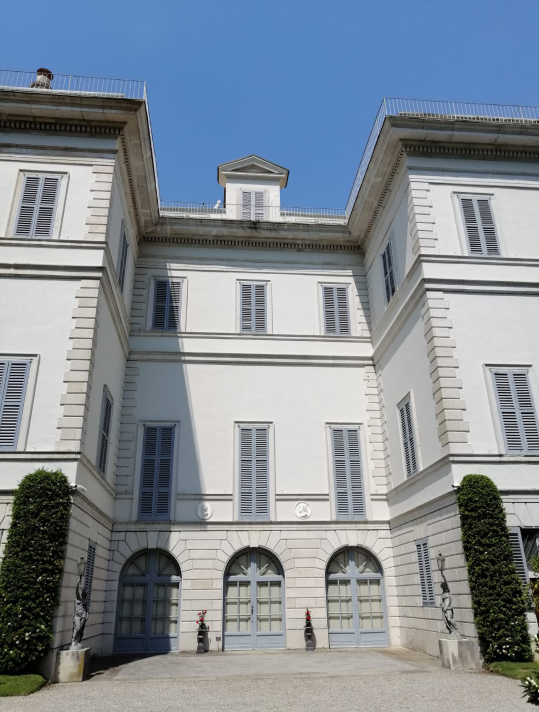
#> input picture Notebooks/data/villa.png, 1078 x 1424 px (shown at 1/2 size)
$ jupyter execute Task3.ipynb
#> lines starting #> are read from the running program, lines starting #| are printed output that depends on the picture; after the words box and inside, x2 and y2 are one past the last pixel; in counts of white or black regions, pixels touching at a corner belong together
# Task 3

## Line fitting and clustering

Use robust fitting to:
- Identify in the picture the dominant lines in the scene
- Cluster together the line in the picture that are parallel in the scene

### TASK OVERVIEW

To carry out this task, I will set up a RanSaC algorithm to find the vanishing points of clusters of parallel lines. <br>
More specifically, I will follow these steps:
- Slight blurring of the image
- Application of Canny Filter to produce a map of the edges of the image
- Application of Hough Transform to extract relevant lines from the edge map (the lines returned are in polar coordinates)
- Conversion of the lines from polar coordinates to standard form, in order to have a duality correspondence between points in homogeneous coordinates and lines.
- Application of Sequential RanSaC algorithm in the dual space (the points are lines in the original space, and fitting a line between two points means intersecting two lines in the original space) to robustly obtain vanishing points and dominant lines in a sequential fashion.
- Separation of the dominant lines into clusters based on their vanishing point.

[cell 1]
import cv2
from matplotlib import pyplot as plt
import numpy as np
import math
from scipy.stats import linregress

[cell 2]
image = cv2.imread('data/villa.png')
#> image is the input picture: shape (1424, 1078, 3); mean B, G, R 148.8, 139.6, 130.4

### SELECTION OF PARAMETERS FOR CANNY FILTER

Here I try to find the best balance of parameters to obtain a satisfactory edge map, so that it preserves relevant edges while removing noisy features, like for instance leaves of the two trees in the front of the picture.
For instance, I explore 4 parameter choices:
- The Gaussian Filter dimension (in the function *GaussianBlur*)
- The Gaussian Filter standard deviation (in the function *GaussianBlur*)
- The thresholds for the hysteresis procedure in the *cv2.Canny* function

[cell 3]
def plot_grid(image, param_list):
    fig, axes = plt.subplots(3, 3, figsize=(15, 15))
    for i, params in enumerate(param_list):
        gray = cv2.cvtColor(image, cv2.COLOR_BGR2GRAY)
        img = cv2.GaussianBlur(gray, (params[0], params[0]), params[1])
        edges = cv2.Canny(img, params[2], params[3], apertureSize=3)
        ax = axes[i // 3, i % 3]
        ax.imshow(edges, cmap='gray')
        ax.axis('off')
#> this loop made 9 passes
#> pass 1, in plot_grid, `gray = cv2.cvtColor(image, cv2.COLOR_BGR2GRAY)`:
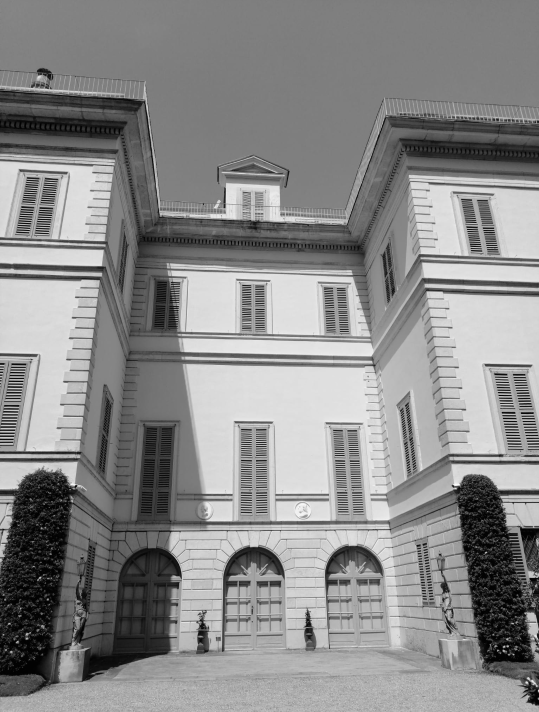
#> gray: shape (1424, 1078) (shown at 1/2 size); min 0, max 255, mean 137.9
#> pass 1, in plot_grid, `edges = cv2.Canny(img, params[2], params[3], apertureSize=3)`:
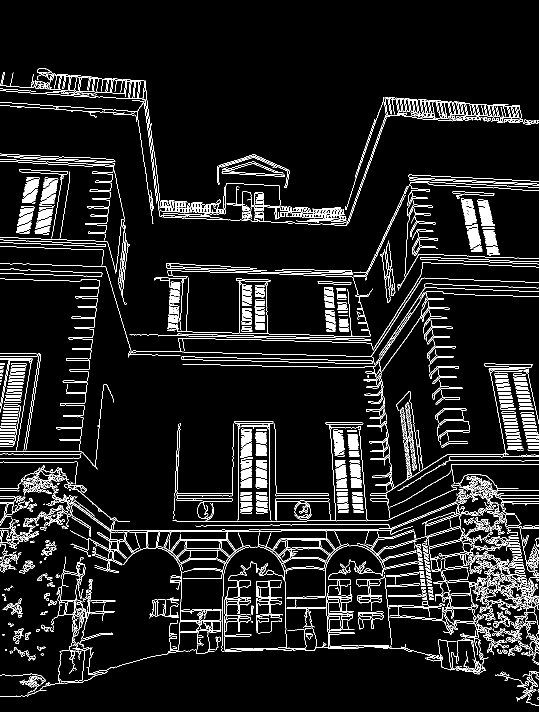
#> edges: shape (1424, 1078) (shown at 1/2 size); 7.2% white in thin lines or dots, all inside (x1, y1, x2, y2) = (0, 136, 1078, 1412)
    plt.show()
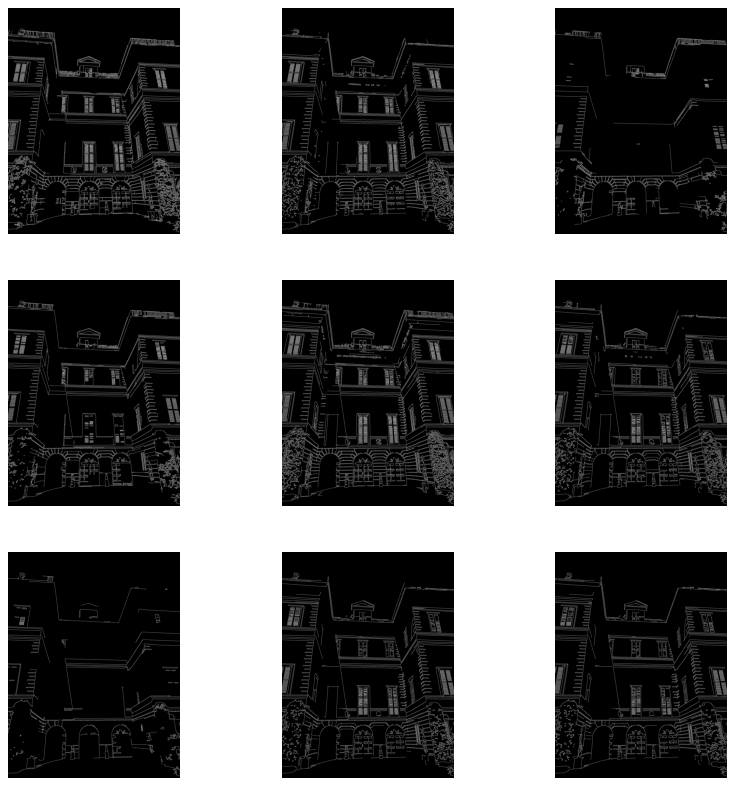
#> figure drawn by matplotlib, 9 panels

[cell 4]
param_list = [[3, 0, 10, 300],
              [3, 1.5, 100, 200],
              [3, 1.5, 10, 500],
              [5, 0, 10, 300],
              [5, 0, 50, 150],
              [5, 1.5, 50, 150],
              [7, 0, 10, 300],
              [7, 0, 50, 150],
              [7, 1.5, 50, 150]]

plot_grid(image, param_list)

After this analysis, the best choice for the task seems to be a Gaussian Filter of size 7x7 because it allows for an optimal blur level, since the relevant edges of the house are maintained, but some of the noisy edges given by the plants' leaves are toned down.
However, the choice of parameters of the 7th picture is surely not optimal, since it removes a good portion of the important edges of the image, therefore we will choose the parameters corresponding to the 9th picture.

### SELECTION OF PARAMETERS FOR HOUGH TRANSFORM AND LINE SELECTION

The set of parameters which I will try to optimize in this seciton are the ones of the Hough Transform. The parameters influence the number of lines that will be selected and the accuracy with which are selected, at the expense of memory use and computational time. As always I will try to strike a good balance between a high number of well-detected lines, and a small overhead.

[cell 5]
def extract_lines(image, kernel, sigma, rho, theta, threshold):
#> called with kernel = 7, sigma = 1.5, rho = 0.5, theta = 0.00314, threshold = 120
    gray = cv2.cvtColor(image, cv2.COLOR_BGR2GRAY)
    img = cv2.GaussianBlur(gray, (kernel, kernel), sigma)
    edges = cv2.Canny(img, 50, 150, apertureSize=3)
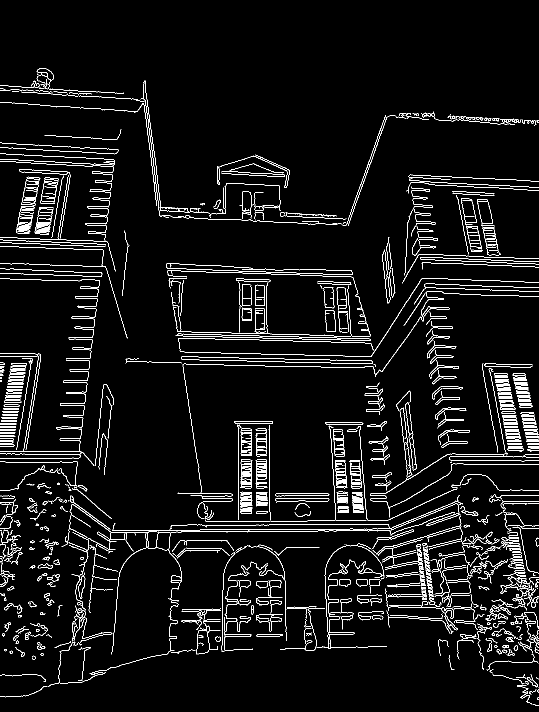
#> edges: shape (1424, 1078) (shown at 1/2 size); 4.9% white in thin lines or dots, all inside (x1, y1, x2, y2) = (0, 136, 1078, 1411)
    lines = cv2.HoughLines(edges, rho=rho, theta=theta, threshold=threshold)
#> lines = 313 rows, first 8: [987, 1.57], [1065.5, 1.56], [1062, 1.56], [908, 1.57], [1002, 1.57], [523, 1.61], [991, 1.57], [1060.5, 1.57]

    return lines[:, 0]

def plot_grid(list_of_lines):
    fig, axes = plt.subplots(3, 3, figsize=(12, 12))
    for i, lines in enumerate(list_of_lines):
        ax = axes[i // 3, i % 3]
        ax.imshow(image[:, :, ::-1])
        ax.axis('off')
        if lines is not None:
            for rho, theta in lines:
                a = np.cos(theta)
                b = np.sin(theta)
                x0 = a * rho
                y0 = b * rho
                x1 = int(x0 + 1500 * (-b))
                y1 = int(y0 + 1500 * (a))
                x2 = int(x0 - 1500 * (-b))
                y2 = int(y0 - 1500 * (a))
                ax.plot([x1, x2], [y1, y2], color='r', linewidth=1)
        ax.set_xlim(0, image.shape[1])
        ax.set_ylim(image.shape[0], 0)
    plt.tight_layout()
    plt.show()
    return list_of_lines

[cell 6]
param_list = [
    (7, 1.5, 0.5, np.pi/1000, 120),
    (7, 1.5, 0.5, np.pi/1080, 120),
    (5, 0, 1, np.pi/180, 230),
    (5, 0, 1, np.pi/180, 300),
    (5, 0, 1, np.pi/360, 200),
    (7, 1.5, 1, np.pi/360, 150),
    (7, 1.5, 1, np.pi/360, 160),
    (7, 1.5, 1, np.pi/360, 170),
    (7, 1.5, 1, np.pi/360, 180)
]

list_of_lines = [extract_lines(image, *params) for params in param_list]
#> in extract_lines (call 2), `lines = cv2.HoughLines(edges, rho=rho, theta=theta, threshold=threshold)`: lines = 332 rows, first 8: [987, 1.57], [1062, 1.56], [1059, 1.57], [1065.5, 1.56], [523, 1.61], [908, 1.57], [1002, 1.57], [991, 1.57]
#> call 3 of extract_lines, with kernel = 5, sigma = 0, rho = 1, theta = 0.0175, threshold = 230
#> in extract_lines (call 3), `edges = cv2.Canny(img, 50, 150, apertureSize=3)`:
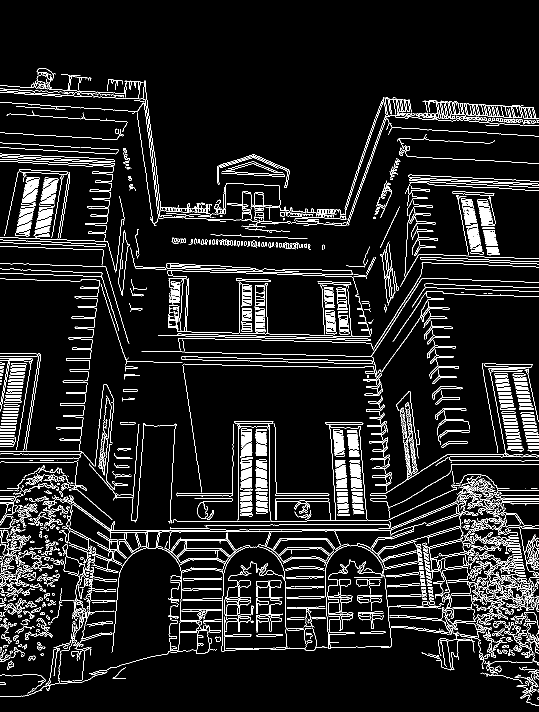
#> edges: shape (1424, 1078) (shown at 1/2 size); 7.7% white in thin lines or dots, all inside (x1, y1, x2, y2) = (0, 136, 1078, 1412)
#> in extract_lines (call 3), `lines = cv2.HoughLines(edges, rho=rho, theta=theta, threshold=threshold)`: lines = 144 rows, first 8: [266, 0.122], [311, 1.62], [987, 1.57], [525, 1.61], [318, 1.62], [1204, 1.55], [1206, 1.55], [1069, 1.55]
#> (the rest of the program and of its run is left out)
